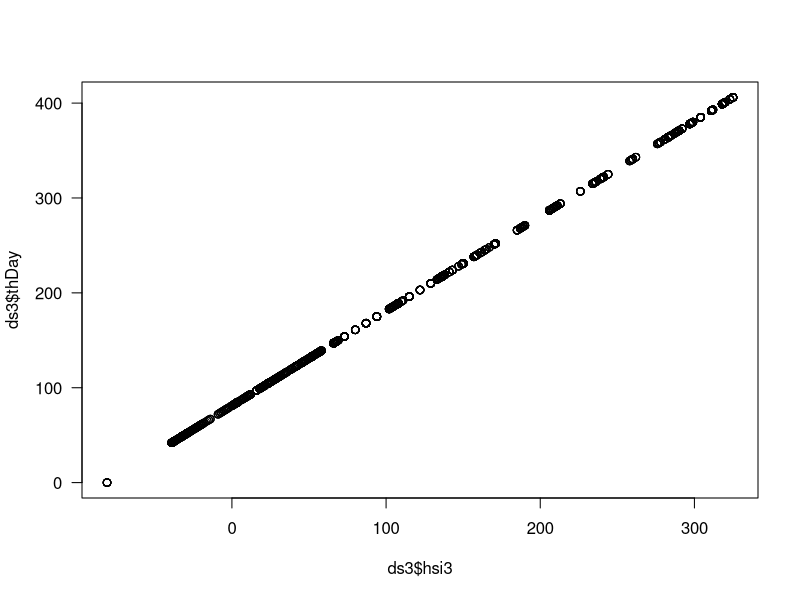
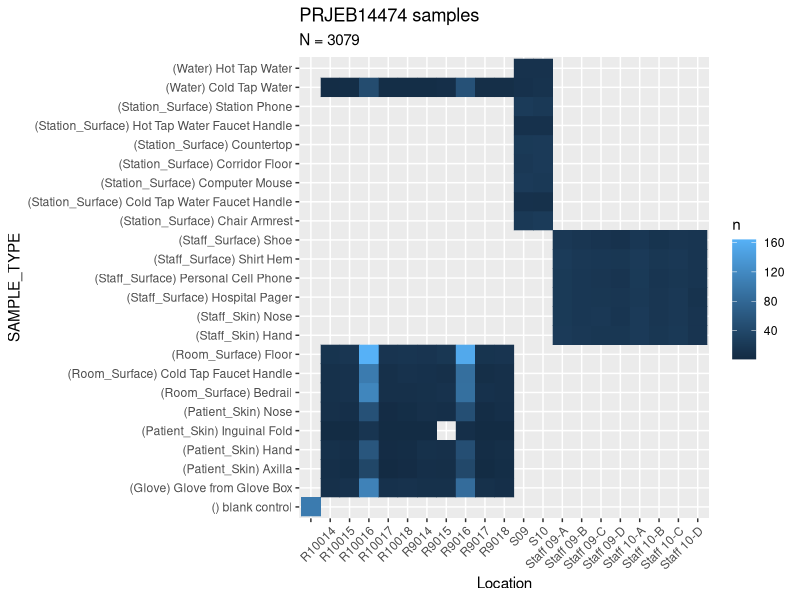
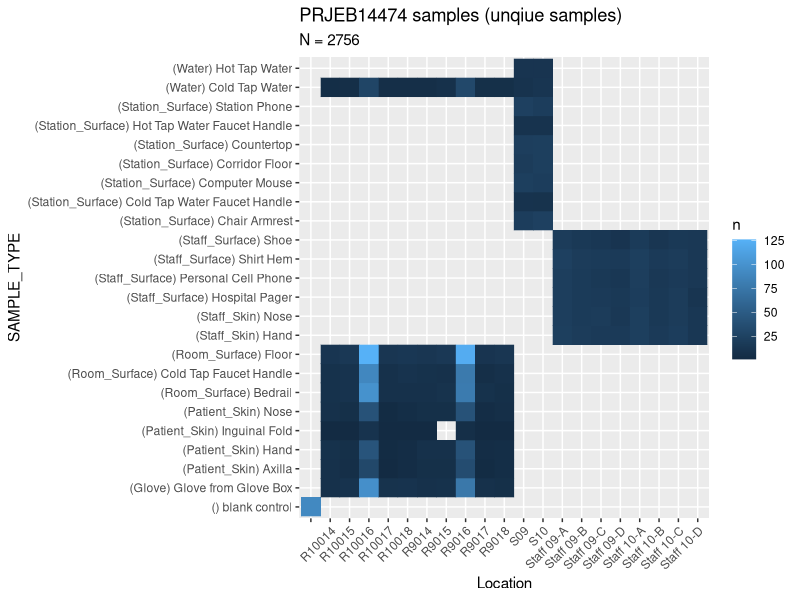
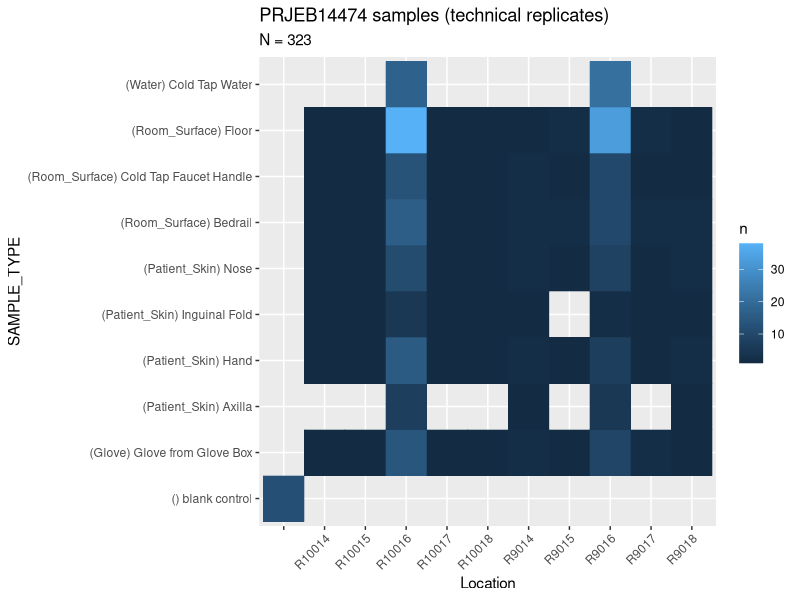
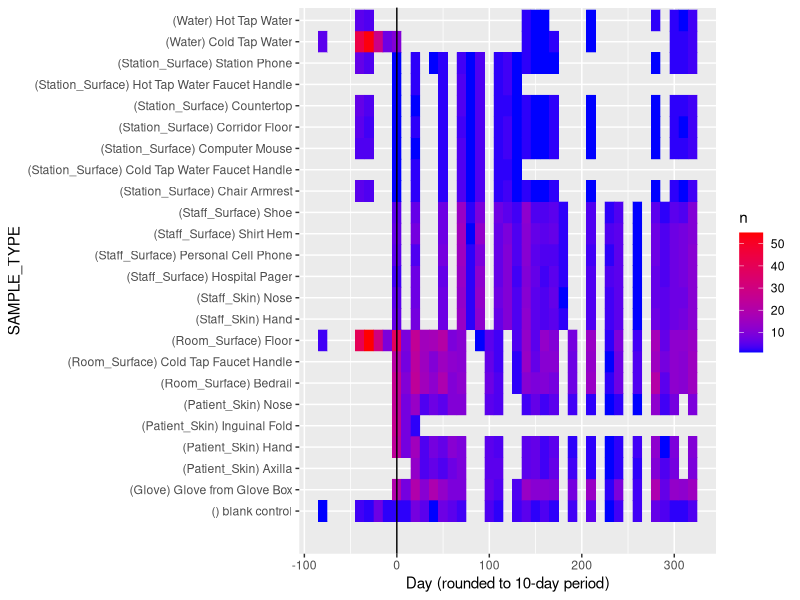
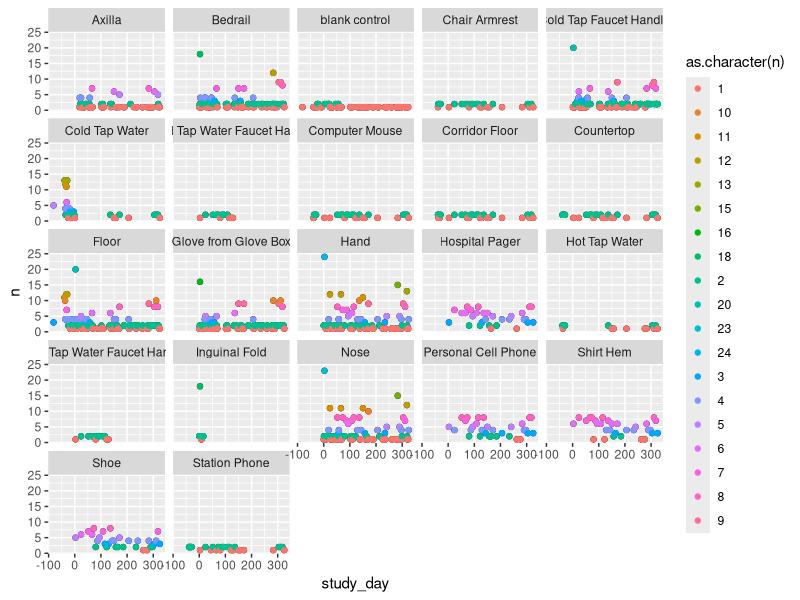
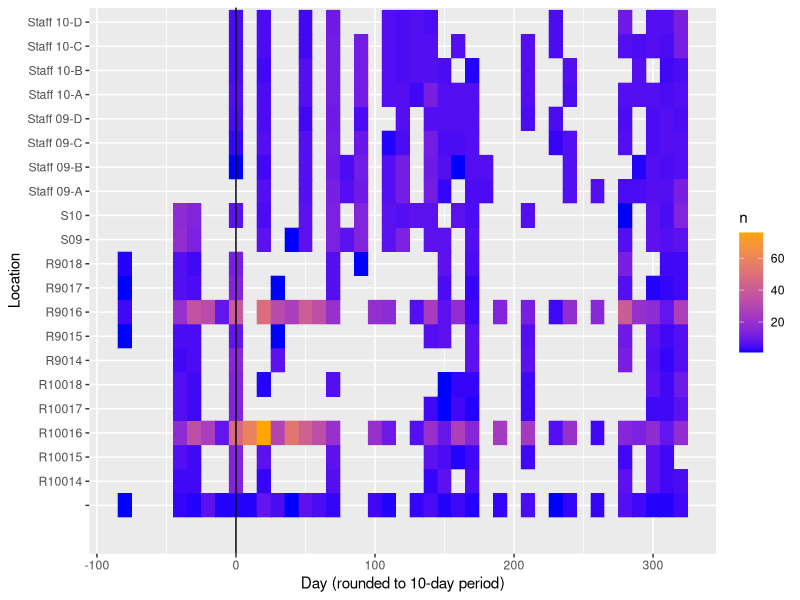
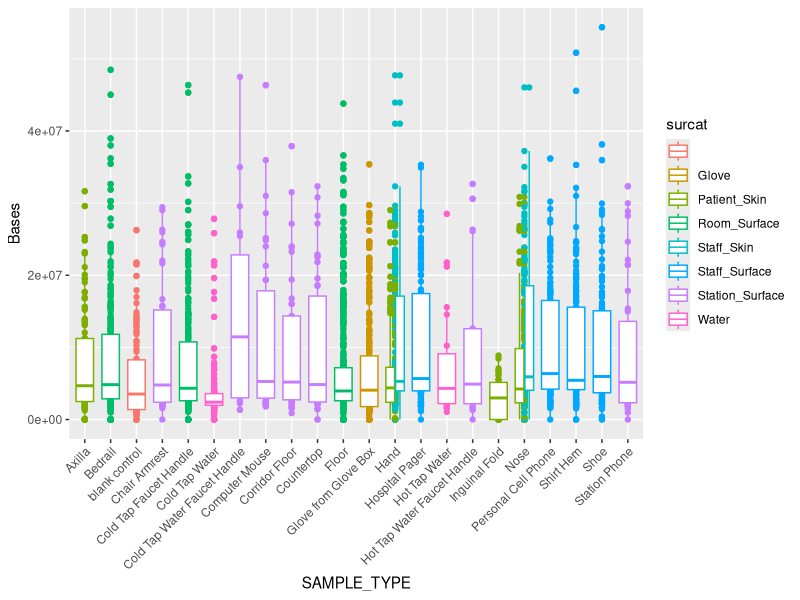

The R source for these figures, in order:
## ---- chunk 1
knitr::opts_chunk$set(echo = TRUE)
## ---- chunk 2
suppressPackageStartupMessages(library(dplyr))
library(tidyr)
library(dplyr)
library(ggplot2)
library(ggrepel)
## ---- chunk 3
data = read.delim2("PRJEB14474_SraRunTable.txt")
row.names(data) = data$ID
## ---- chunk 4
outDir = "PRJEB14474_output"
suppressWarnings(dir.create(outDir))
## ---- chunk 5
ds = strsplit(data$Date, split="/")
ds2 = do.call(rbind, ds) %>% data.frame()
row.names(ds2) = data$ID
names(ds2) = c("month", "day", "year")
ds2$monthC = as.character(ds2$month)
need0 = as.numeric(ds2$month) < 10
ds2$monthC[need0] = paste0("0", ds2$month[need0])
ds2$datestring = paste0("20", ds2$year, "-", ds2$monthC, "-", ds2$day)
ds2$date = as.Date(ds2$datestring)
ds2$thDay = as.numeric( ds2$date - min(ds2$date) )
## ---- chunk 6
head(ds2)
## ---- chunk 7
head(data$host_subject_id)
## ---- chunk 8
data$hsi3 = sapply(strsplit(data$host_subject_id, split=".", fixed=T),
             "[", 3)
data$hsi3 = as.numeric(data$hsi3)
summary(data$hsi3)
## ---- chunk 9
ds3 = merge(ds2, data["hsi3"], by=0)
row.names(ds3) = ds3$Row.names
ds3 = ds3[,grep(x=names(ds3), "Row.names", value=T, invert = T)]
plot(ds3$hsi3 , ds3$thDay, las=1)
## ---- chunk 10
table(ds3$thDay - ds3$hsi3 == 81)
## ---- chunk 11
is0 = which(ds3$hsi3 == 0 )
ds3$date[is0]
## ---- chunk 12
ds3$study_day = ds3$hsi3
## ---- chunk 13
df = merge(data, ds3, by=0)
df2 = df[,c("ID", "Sample.Name", "Sample_name", "host_subject_id", "Date", "study_day", "SAMPLE_TYPE", "Location", "run_prefix..exp.", "env_material", "surcat", "Bases")]
## ---- chunk 14
write.table(file = file.path(outDir, "PRJEB14474_SraRunTable_reduced.txt"), 
            df2, quote=F, row.names = F, sep="\t")
## ---- chunk 15
df7 = df2 %>% 
  mutate(SAMPLE_TYPE = paste0("(", surcat, ") ", SAMPLE_TYPE)) %>%
  count(SAMPLE_TYPE, Location)

hm = ggplot(df7, aes(x=Location, y=SAMPLE_TYPE, color=n, fill=n)) + 
  geom_tile() +
  theme(axis.text.x = element_text(angle = 45, vjust = 1, hjust=1)) +
  ggtitle("PRJEB14474 samples", subtitle = paste("N =", sum(df7$n)))
hm

ggsave(file.path(outDir, "Locatoin-sampletype_heat.png"), hm)
write.table(df7 %>% 
              mutate_all(function(x) replace(x, x=='', NA)) %>%
              pivot_wider(names_from = Location, values_from = "n" ),
            file = file.path(outDir, "Location-sampletype_table.txt"),
            quote=F, sep="\t", row.names = F)
## ---- chunk 16
df8 = df2 %>% 
  filter(!duplicated(Sample.Name)) %>%
  mutate(SAMPLE_TYPE = paste0("(", surcat, ") ", SAMPLE_TYPE)) %>%
  count(SAMPLE_TYPE, Location)

hm = ggplot(df8, aes(x=Location, y=SAMPLE_TYPE, color=n, fill=n)) + 
  geom_tile() +
  theme(axis.text.x = element_text(angle = 45, vjust = 1, hjust=1)) +
  ggtitle("PRJEB14474 samples (unqiue samples)", subtitle = paste("N =", sum(df8$n)))
hm
## ---- chunk 17
df8 = df2 %>% 
  filter(duplicated(Sample.Name)) %>%
  mutate(SAMPLE_TYPE = paste0("(", surcat, ") ", SAMPLE_TYPE)) %>%
  count(SAMPLE_TYPE, Location)

hm = ggplot(df8, aes(x=Location, y=SAMPLE_TYPE, color=n, fill=n)) + 
  geom_tile() +
  theme(axis.text.x = element_text(angle = 45, vjust = 1, hjust=1)) +
  ggtitle("PRJEB14474 samples (technical replicates)", subtitle = paste("N =", sum(df8$n)))
hm
## ---- chunk 18
df3 = df2 %>% count(study_day, SAMPLE_TYPE)
# ggplot(df3) +
#   geom_tile(aes(x=study_day, y=SAMPLE_TYPE, color=n, fill=n)) +
#   scale_color_gradient(low="blue", high="red") +
#   scale_fill_gradient(low="blue", high="red")
## ---- chunk 19
df4 = df2 %>% 
  mutate(SAMPLE_TYPE = paste0("(", surcat, ") ", SAMPLE_TYPE)) %>%
  mutate(ishDay=round(study_day, -1)) %>% 
  count(ishDay, SAMPLE_TYPE)

byday = ggplot(df4) +
  geom_tile(aes(x=ishDay, y=SAMPLE_TYPE, color=n, fill=n)) +
  scale_color_gradient(low="blue", high="red") +
  scale_fill_gradient(low="blue", high="red") +
  xlab("Day (rounded to 10-day period)") +
  geom_vline(x = 0,
             xintercept = 0,
             linetype = "solid") +
  annotate(geom = "text",
             label = " opening",
             x = 0, y=-1, 
             vjust = 1, hjust=0)
# +
  # coord_cartesian(ylim = c(0, 23), clip = "off")
byday

ggsave(file.path(outDir, "time-sampletype_heat.png"), byday)
## ---- chunk 20
p2 = ggplot(df3, aes(x=study_day, y=n)) +
  geom_point() +
  facet_wrap(facets="SAMPLE_TYPE") +
  geom_point(aes(color=as.character(n))) + scale_color_hue()
p2
## ---- chunk 21
df9 = df2 %>% 
  mutate(ishDay=round(study_day, -1)) %>% 
  count(ishDay, Location)

byday = ggplot(df9) +
  geom_tile(aes(x=ishDay, y=Location, color=n, fill=n)) +
  scale_color_gradient(low="blue", high="orange") +
  scale_fill_gradient(low="blue", high="orange") +
  xlab("Day (rounded to 10-day period)") +
  geom_vline(x = 0,
             xintercept = 0,
             linetype = "solid") +
  annotate(geom = "text",
             label = " opening",
             x = 0, y=-1, 
             vjust = 1, hjust=0)
byday

ggsave(file.path(outDir, "time-location_heat.png"), byday)
## ---- chunk 22
data %>% 
  count(AvgSpotLen, run_prefix..exp.) %>%
  mutate_at(c("AvgSpotLen", "run_prefix..exp."), function(x) replace(x, x=='', "unknown")) %>%
  pivot_wider(names_from = run_prefix..exp., values_from= n)

p1 = ggplot(data, aes(x=SAMPLE_TYPE, y=Bases, color=surcat)) +
  geom_point() +
  theme(axis.text.x = element_text(angle = 45, vjust = 1, hjust=1)) 

p1 + geom_boxplot()
## ---- chunk 23
subset = df2 %>% filter(df$study_day==4)
subsetPlot = ggplot(subset, aes(x=SAMPLE_TYPE, y=Bases, color=surcat)) +
  geom_point() +
  theme(axis.text.x = element_text(angle = 45, vjust = 1, hjust=1)) 
# subsetPlot + geom_text(aes(label=ID, vjust=-.5))
# subsetPlot + geom_label(aes(label=ID, vjust=-.5))
subsetPlot + geom_text_repel(aes(label = ID), show.legend = FALSE)
# three cheers for the ggrepel package! otherwise the labels for ERR1460012 and ERR1459325 would cover each other!
## ---- chunk 24
ns = which(data$surface != data$SAMPLE_TYPE)
cotype = paste(data$surface[ns], data$SAMPLE_TYPE[ns])
table(cotype)
## ---- chunk 25
table(data$SAMPLE_TYPE)
## ---- chunk 26
table(data$Location == data$loccat)
## ---- chunk 27
table(data$Location)
## ---- chunk 28
data %>% 
  count(target_gene..exp., run_prefix..exp.) %>%
  mutate_at(c("target_gene..exp.", "run_prefix..exp."), function(x) replace(x, x=='', "unknown")) %>%
  pivot_wider(names_from = run_prefix..exp., values_from= n)
## ---- chunk 29
dats = split(data, f=data$run_date..exp.)
# lapply(dats, function(df) unique(df$SAMPLE_TYPE))
# lapply(dats, function(df) unique(df$Location))
lapply(dats, function(df) unique(df$run_prefix..exp.))
# lapply(dats, function(df) unique(df$Date) %>% sort())
## ---- chunk 30
data %>% 
  count(Location, run_prefix..exp.) %>%
  mutate_at(c("Location", "run_prefix..exp."), function(x) replace(x, x=='', "unknown")) %>%
  pivot_wider(names_from = run_prefix..exp., values_from= n)
## ---- chunk 31
data %>% 
  count(SAMPLE_TYPE, run_prefix..exp.) %>%
  mutate_at(c("SAMPLE_TYPE", "run_prefix..exp."), function(x) replace(x, x=='', "unknown")) %>%
  pivot_wider(names_from = run_prefix..exp., values_from= n)
## ---- chunk 32
data %>% 
  count(AvgSpotLen, run_prefix..exp.) %>%
  mutate_at(c("AvgSpotLen", "run_prefix..exp."), function(x) replace(x, x=='', "unknown")) %>%
  pivot_wider(names_from = run_prefix..exp., values_from= n)
## ---- chunk 33
table(data$Date == gsub(" 12:00", "", data$COLLECTION_TIMESTAMP))
## ---- chunk 34
df5 = df2 %>% 
  mutate_at(c("study_day"), function(x) round(x, -1)) %>%
  count(study_day, run_prefix..exp.) %>%
  mutate_at(c("study_day", "run_prefix..exp."), function(x) replace(x, x=='', "unknown")) 

ggplot(df5, aes(x=as.numeric(study_day), y=run_prefix..exp., color=n, fill=n)) + 
  geom_tile()
## ---- chunk 35
# df5 %>% pivot_wider(names_from = run_prefix..exp., values_from= n)
## ---- chunk 36
table(data$env_biome)
## ---- chunk 37
feats = split(data, f=data$env_feature)
lapply(feats, function(df) unique(df$SAMPLE_TYPE))
## ---- chunk 38
mats = split(data, f=data$env_material)
lapply(mats, function(df) unique(df$SAMPLE_TYPE))
## ---- chunk 39
surcats = split(data, f=data$surcat)
lapply(surcats, function(df) unique(df$SAMPLE_TYPE))
## ---- chunk 40
lapply(surcats[c("Patient_Skin", "Staff_Skin")], function(df) unique(df$Location))
## ---- chunk 41
for (col in names(data)){
  vals = unique(data[,col])
  if (length(vals)==1){
    message("all rows: ", col, " = ", vals)
  } 
  else if (length(vals) > 6 ) {
    message(col, " (n=", length(vals), ")")
    print(vals[1:6])
  }else {
    message(col, " (n=", length(vals), ")")
    print(vals)
  }
}
## ---- chunk 42
sessionInfo()
